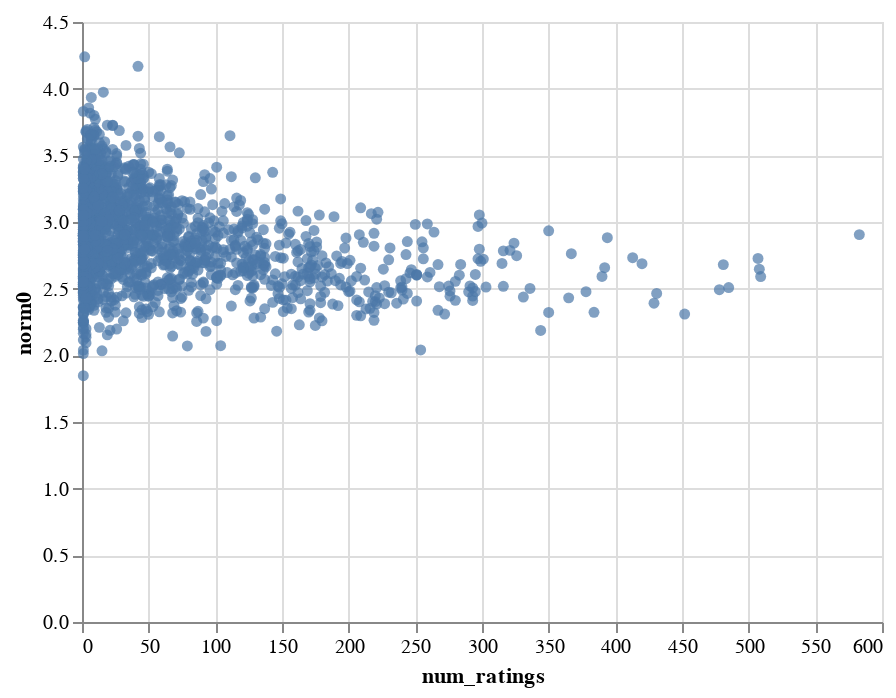

Notebook source saved alongside this figure:
### Code cell
movie_embedding_norm(model)

### Figure 1 — Vega-Lite specification as saved in the notebook (floating-point values rounded to 4 significant figures; data arrays with more than 128 entries replaced by an {"elided": "..."} marker saying what was removed)
{"config": {"view": {"continuousWidth": 400, "continuousHeight": 300}}, "hconcat": [{"layer": [{"mark": "circle", "encoding": {"color": {"condition": {"value": "#4c78a8", "selection": "selector003"}, "value": "lightgray"}, "x": {"type": "quantitative", "field": "num_ratings"}, "y": {"type": "quantitative", "field": "norm0"}}, "selection": {"selector004": {"type": "single", "encodings": ["x", "y"], "on": "mouseover", "nearest": true, "empty": "none"}, "selector003": {"type": "interval"}}}, {"mark": {"type": "text", "align": "center", "dx": 5, "dy": -5}, "encoding": {"text": {"condition": {"type": "nominal", "field": "title", "selection": "selector004"}, "value": ""}, "x": {"type": "quantitative", "field": "num_ratings"}, "y": {"type": "quantitative", "field": "norm0"}}}]}], "data": {"name": "data-aa93ecbd52498ca9052d8f28b7b02f49"}, "$schema": "https://vega.github.io/schema/vega-lite/v4.8.1.json", "datasets": {"data-aa93ecbd52498ca9052d8f28b7b02f49": {"elided": "1682 records"}}}
